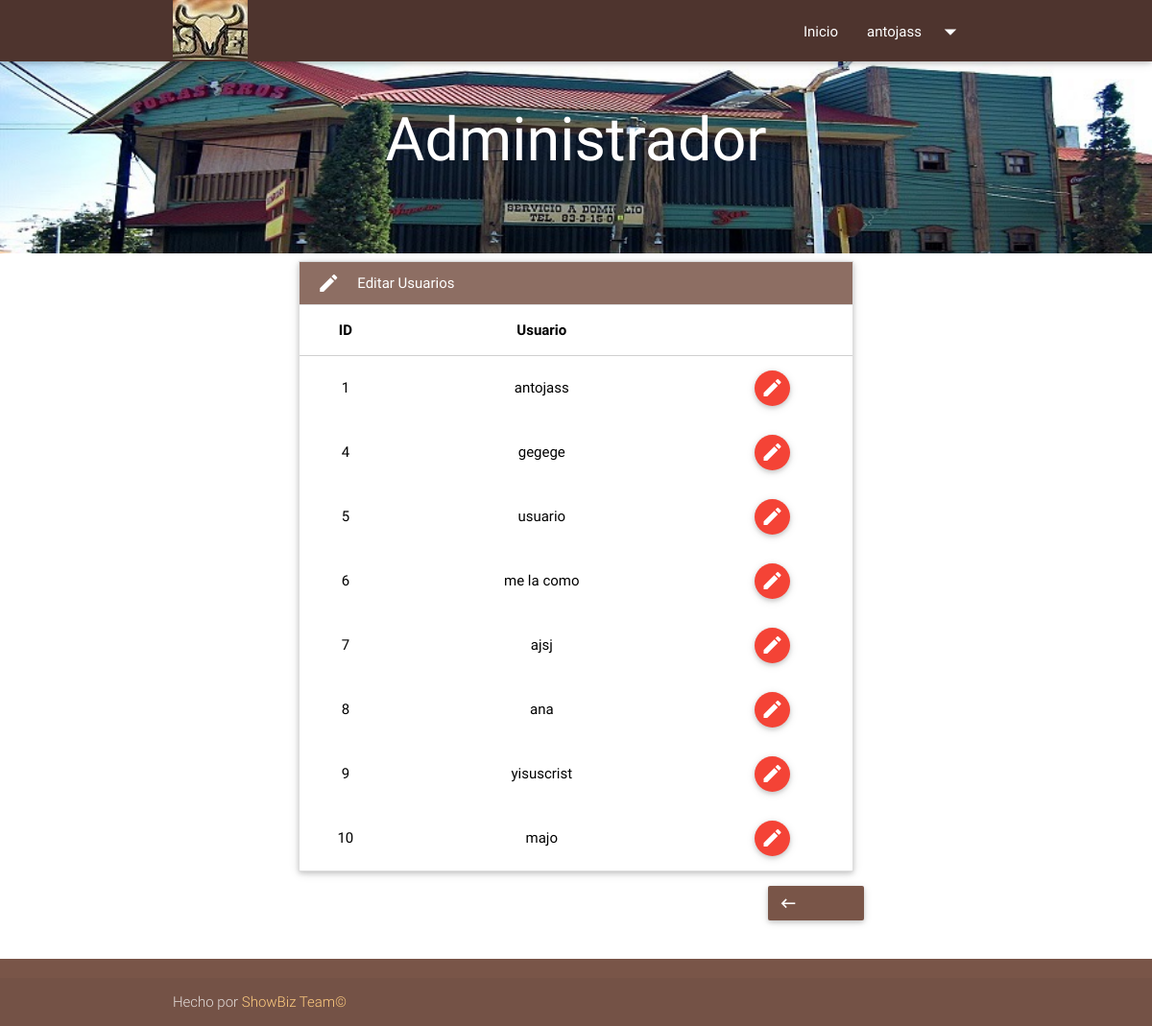
The app's page /editarusuario/actualizar.php (signed in) with its own data.
### tables this page shows
CREATE TABLE IF NOT EXISTS `alta_login` (
  `idalta_login` int(11) NOT NULL,
  `nombre` varchar(45) NOT NULL,
  `apellido` varchar(45) NOT NULL,
  `usuario` varchar(45) NOT NULL,
  `password` varchar(45) NOT NULL
);

### editarusuario/actualizar.php (the view, shortened to what this page needs)
<?php
  if ($_SESSION['username']=="") {
    header("location: ../login.php");
  }else{
    $usuario=$_SESSION['username'];
  }
?>
<!DOCTYPE html>
<html>
<head>
	<link href="../css/icon.css" type="text/css" rel="stylesheet">
	<link type="text/css" rel="stylesheet" href="../css/materialize.css"  media="screen,projection"/>
	<link href="../css/estilo.css" type="text/css" rel="stylesheet" media="screen,projection"/>
	<link rel="stylesheet" type="text/css" href="../css/animate.css">
</head>
<body>
	<header>
		<div class="navbar-fixed">
	      <nav class="brown darken-3" role="navigation">
	        <div class="nav-wrapper container"><img class="brand-logo hide-on-med-and-down" id="logo" src="../images/logo3.jpg" alt="fora">
	        	<ul class="right hide-on-med-and-down">
	        		<li><a href="../index1.php" class="waves-effect waves-light">Inicio</a></li>
	            	<li><a class="dropdown-button waves-effect waves-light" href="#!" data-activates="dropdown1"><?php echo $usuario; ?><i class="material-icons right">arrow_drop_down</i></a></li>
	          	</ul>
	        </div>
	      </nav>
	    </div>
	</header>
	<main>
	    <div id="index-banner" class="parallax-container1">
	    	<div class="section no-pad-bot">
		        <div class="container">
		        	<h1 class="header center white-text text-lighten-2 animated fadeIn retraso-1">Administrador</h1>
		        </div>
	    	</div>
	      <div class="parallax"><img src="../images/reservacion.jpg" alt="menu"></div>
		</div>
		<div class="row animated fadeIn retraso-1">
			<div class="col s6 offset-s3">
				<ul class="collapsible" data-collapsible="accordion">
		        	<li>
			            <div class="collapsible-header active white-text"><i class="material-icons white000">mode_edit</i>Editar Usuarios</div>
			            <div class="collapsible-body">
							<?php
							$ssql = "select idalta_login, usuario, password FROM alta_login";
							$usuario = mysql_query($ssql);
							echo "<table class='hoverable centered'>";
							echo "<thead><tr><th>ID</th><th>Usuario</th><th></th></tr></thead>";
							while($fila = mysql_fetch_assoc($usuario)) {
								echo "<tbody>";
									echo "<td>".$fila["idalta_login"]."</td>";
									echo "<td>".$fila["usuario"]."</td>";
									echo"<td>".'<a class="btn-floating btn waves-effect waves-light red" href="editar.php?id=' . $fila['idalta_login'] . '"><i class="material-icons">mode_edit</i></a>'."</td>";
								echo "</tbody>";
							}
							echo "</table>";
							?>
						</div>
        			</li>
        		</ul>
			</div>
			<a class="col s1 offset-s8 waves-effect waves-light btn" href="../edicion.php" target="_self"><i class="material-icons left">keyboard_backspace</i>Atras</a>
		</div>
	</main>
	<footer class="page-footer brown">
    	<div class="footer-copyright">
    		<div class="container">
    		Hecho por <a class="orange-text text-lighten-3" href="#!">ShowBiz Team&copy;</a>
    		</div>
    	</div>
	</footer>
</body>
</html>

### css/estilo.css (style rules this page uses)
.parallax-container1 { position: relative; overflow: hidden; height: 200px; }
body { display: flex; min-height: 100vh; flex-direction: column; }
main { flex: 1 0 auto; }
.retraso-1 { -webkit-animation-delay: 1s; -moz-animation-delay: 1s; animation-delay: 1s; }
.material-icons.white000 { color: white; }

### records on screen
alta_login: idalta_login "1", usuario "antojass"
alta_login: idalta_login "4", usuario "gegege"
alta_login: idalta_login "5", usuario "usuario"
alta_login: idalta_login "6", usuario "me la como"
alta_login: idalta_login "7", usuario "ajsj"
alta_login: idalta_login "8", usuario "ana"
alta_login: idalta_login "9", usuario "yisuscrist"
alta_login: idalta_login "10", usuario "majo"

### other values on screen
$usuario "antojass"
